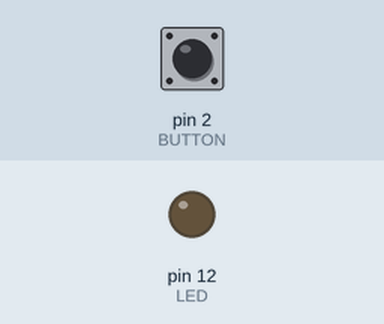
Simulated run of this sketch. Board: Arduino Uno, built with avr-gcc and run on an emulated ATmega328P. On the bench: output pins drawn as LEDs (lit = HIGH). Dashed ring = blinking. The inputs (shaded band) are chosen by the test bench; at power-on: pin 2 (BUTTON) HIGH.

Above: at 1.2 s.
1.3 s: pin 2 (BUTTON) pulsed LOW 5 times (0.12 s each, 0.3 s apart)
At 1.75 s:
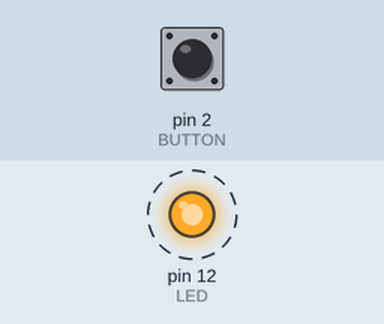
4.3 s: pin 2 (BUTTON) pulled LOW for 0.15 s
At 5.5 s:
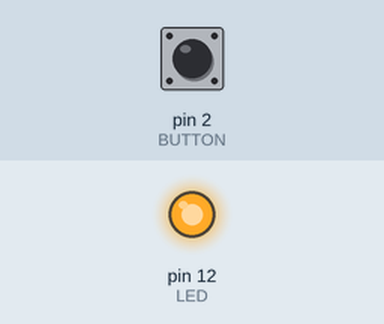
5.9 s: pin 2 (BUTTON) pulled LOW for 1 s
At 6.9 s:
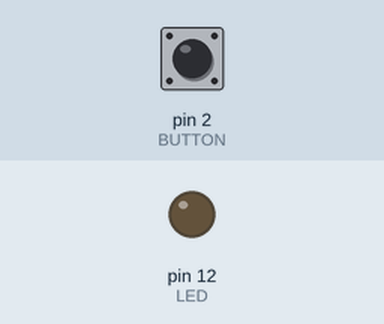
Timing chart, 0 to 8.9 s (numbered marks = the images above; inputs shaded):
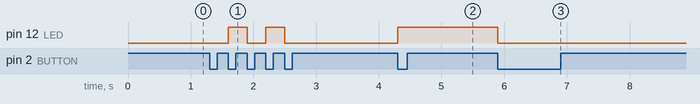

The sketch:

interrupt.ino
```cpp
// C++ code
//

#define LED 12
#define BUTTON 2
byte LEDState = HIGH;
volatile boolean release;
void toggle() {
  if(LEDState == LOW){
  LEDState = HIGH;
  } else {
      LEDState = LOW;
  }
  digitalWrite(LED,LEDState);
}
void buttonReleaseInterrupt()
{
  release = true;
}

void setup()
{
  pinMode(LED, OUTPUT);
  pinMode(BUTTON, INPUT);
  attachInterrupt(digitalPinToInterrupt(BUTTON),
                  buttonReleaseInterrupt,
                  FALLING);

}

void loop()
{
  if(release) {
    toggle();
    release = false;
  }
}
```

Measured:
- after the input at 1.3 s, pin 12 (LED): alternates HIGH for 0.30 s and LOW for 0.30 s, 4 changes in all, then stays LOW, starting after 0.30 s
- after the input at 4.3 s, pin 12 (LED): LOW → HIGH at once
- after the input at 5.9 s, pin 12 (LED): HIGH → LOW at once
